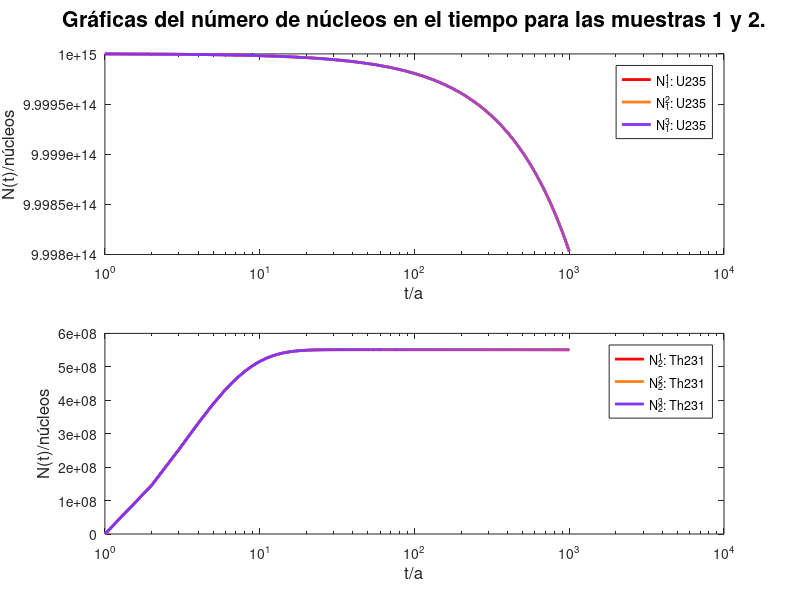
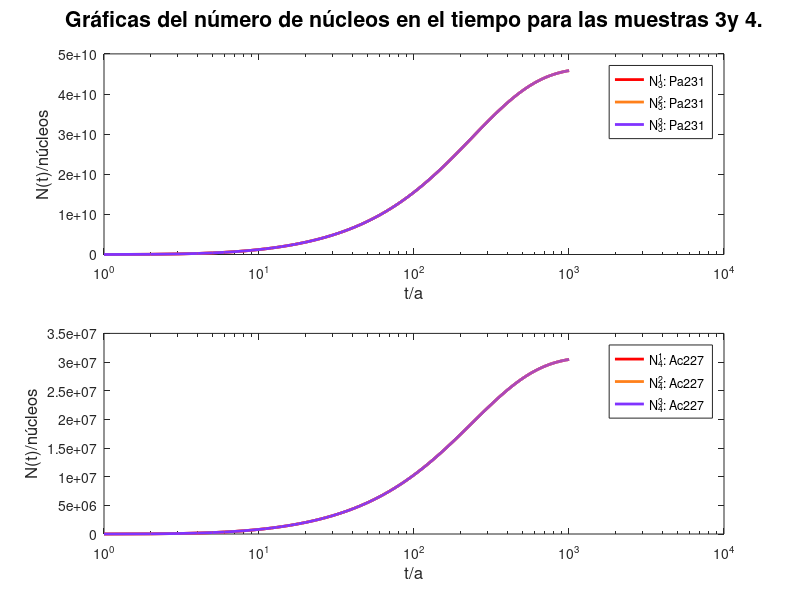
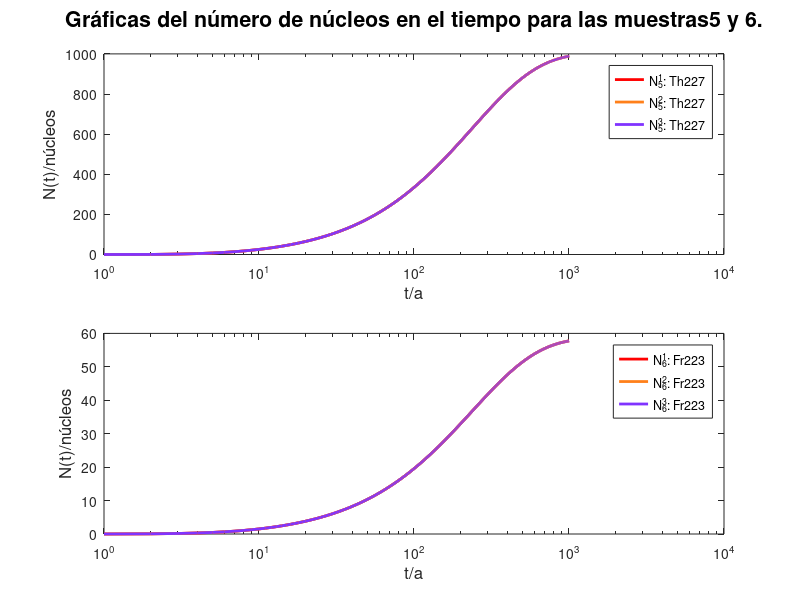
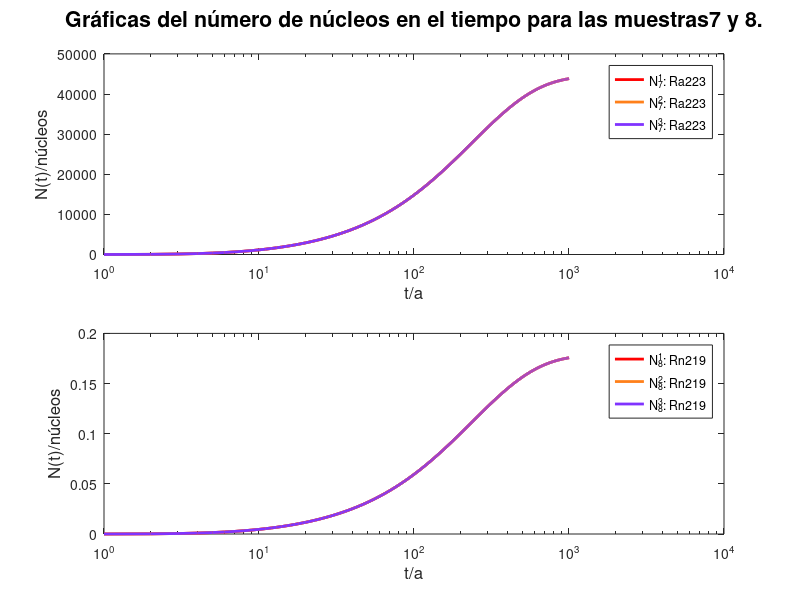

Write MATLAB code to recreate these figures, in order.
clear
clc
format longe;

%tiempo0 = clock();
#Definase la matriz M
lambda=[9.846e-10, 1.786e-3, 2.116e-5, 3.184e-2, 1.353e+1, 1.656e+4, 2.213e+1, 5.520e+6, 1.227e+10, 1.009e+4, 2.186e+11, 1.702e+5, 4.236e+7, 7.638e+4, 0];

#Las fracciones de desintegración para los canales alfa y beta en las etapas de
#desintegración correspondientes al Actinio 227, Polonio 2015 y Bismuto 211.
ratio=[0.013800, 0.98620, 0.9999977, 0.0000023, 0.99724, 0.00276];

#La matriz del sistema de ecuaciones de orden 15 está compuesto por el siguiente
#arreglo conformado por los valores del vector lambda y oportunamente incluyendo
#los del vector ratio
M=zeros(15,15);
M(1,1)=-lambda(1); M(2,2)=-lambda(2); M(3,3)=-lambda(3); M(4,4)=-lambda(4);
M(5,5)=-lambda(5); M(6,6)=-lambda(6); M(7,7)=-lambda(7); M(8,8)=-lambda(8);
M(9,9)=-lambda(9); M(10,10)=-lambda(10); M(11,11)=-lambda(11);
M(12,12)=-lambda(12); M(13,13)=-lambda(13); M(14,14)=-lambda(14);

M(2,1)=lambda(1); M(3,2)=lambda(2); M(4,3)=lambda(3); M(5,4)=ratio(1)*lambda(4);
M(6,4)=ratio(2)*lambda(4); M(7,5)=lambda(5); M(7,6)=lambda(6);
M(8,7)=lambda(7); M(9,8)=lambda(8); M(10,9)=ratio(3)*lambda(9);
M(11,9)=ratio(4)*lambda(9); M(12,10)=lambda(10); M(12,11)=lambda(11);
M(13,12)=ratio(5)*lambda(12); M(14,12)=ratio(6)*lambda(12); M(15,13)=lambda(13);
M(15,14)=lambda(14);

%El vector de transiciones
DeltaN = [[-1, 1, zeros(1, 13)]', [0, -1, 1, zeros(1, 12)]', [zeros(1, 2), -1, 1,zeros(1, 11)]', [zeros(1, 3), -1, 1, 1,zeros(1, 9)]',[zeros(1, 4), -1, 0, 1, zeros(1, 8)]', [zeros(1, 5), -1, 1, zeros(1, 8)]', [zeros(1, 6), -1, 1, zeros(1, 7)]', [zeros(1, 7), -1, 1, zeros(1, 6)]',[zeros(1, 8), -1, 1, 1, zeros(1, 4)]', [zeros(1, 9), -1, 0, 1, zeros(1, 3)]', [zeros(1, 10), -1, 1, zeros(1, 3)]', [zeros(1, 11), -1, 1, 1, 0]',[zeros(1, 12), -1, 0, 1]', [zeros(1, 13), -1, 1]', zeros(1, 15)'];

%La escala de tiempo
m = 1.0e3;
deltat = 2.0e2;

%El numero inicial de particulas: (7.2331e+03)*(1/238.03)*(6.022e+23)
%atomosu235 = (7.2331e+03)*(1/238.03)*(6.022e+23);
N0 = 1e+15;
N = [[N0, zeros(1,14)]', zeros(15, 1)];
N2 = [[N0, zeros(1,14)]', zeros(15, 1)];
N3 = [[N0, zeros(1,14)]', zeros(15, 1)];
DeltaW = zeros(15, 2);
DeltaW2 = zeros(15, 2);
DeltaW3 = zeros(15, 2);

%La matriz de evolucion del sistema
%La matriz de evolucion del sistema
for a = 1:m
  %Probabilidad de que la kesima sustancia se desintegre
  P(:, a) = (lambda(:).*N(:,a).*deltat)./(norm(lambda(:).*N(:,a).*deltat));
  P2(:, a) = (lambda(:).*N2(:,a).*deltat)./(norm(lambda(:).*N2(:,a).*deltat));
  P3(:, a) = (lambda(:).*N3(:,a).*deltat)./(norm(lambda(:).*N3(:,a).*deltat));

  Sigmat = zeros(15, 15);
  Sigmat2 = zeros(15, 15);
  Sigmat3 = zeros(15, 15);

  %Calculo de la covarianza matriz
  for k = 1:15
    Sigmat = Sigmat + P(k, a)*DeltaN(1:15, k)*DeltaN(1:15, k)';
    Sigmat2 = Sigmat2 + P2(k, a)*DeltaN(1:15, k)*DeltaN(1:15, k)';
    Sigmat3 = Sigmat3 + P3(k, a)*DeltaN(1:15, k)*DeltaN(1:15, k)';
  endfor
  [X, sigmat] = lu(Sigmat);
  [X, sigmat2] = lu(Sigmat2);
  [X, sigmat3] = lu(Sigmat3);

  Y1(:,a) = N(:, a) + sigmat*(DeltaW(:,2)-DeltaW(:,1));
  Y2(:,a) = N2(:, a) + sigmat2*(DeltaW2(:,2)-DeltaW2(:,1));
  Y3(:,a) = N3(:, a) + sigmat3*(DeltaW3(:,2)-DeltaW3(:,1));

  %Probabilidad de que la kesima sustancia se desintegre
  PY(:, a) = (lambda(:).*Y1(:,a).*deltat)./(norm(lambda(:).*Y1(:,a).*deltat));
  PY2(:, a) = (lambda(:).*Y2(:,a).*deltat)./(norm(lambda(:).*Y2(:,a).*deltat));
  PY3(:, a) = (lambda(:).*Y3(:,a).*deltat)./(norm(lambda(:).*Y3(:,a).*deltat));

  SigmatY = zeros(15, 15);
  SigmatY2 = zeros(15, 15);
  SigmatY3 = zeros(15, 15);

  %Calculo de la covarianza matriz
  for k = 1:15
    SigmatY = SigmatY + PY(k, a)*DeltaN(1:15, k)*DeltaN(1:15, k)';
    SigmatY2 = SigmatY2 + PY2(k, a)*DeltaN(1:15, k)*DeltaN(1:15, k)';
    SigmatY3 = SigmatY3 + PY3(k, a)*DeltaN(1:15, k)*DeltaN(1:15, k)';
  endfor

  [X, sigmatY] = lu(SigmatY);
  [X, sigmatY2] = lu(Sigmat2);
  [X, sigmatY3] = lu(Sigmat3);

  %El ruido blanco
N(:,a+1)=pinv(eye(15)-deltat*M)*(N(:,a)+sigmat*(DeltaW(:,2)-DeltaW(:,1))*deltat+0.5*(sigmatY-sigmat)*(((DeltaW(:,2)-DeltaW(:,1))/sqrt(deltat))'*((DeltaW(:,2)-DeltaW(:,1))/sqrt(deltat))-1)*(ones(15,1))*deltat);
  DeltaW(:, 1) = DeltaW(1:15, 2);
  DeltaW(:, 2) = sqrt(deltat)*rand(15,1);

N2(:,a+1)=pinv(eye(15)-deltat*M)*(N2(:,a)+sigmat2*(DeltaW2(:,2)-DeltaW2(:,1))*deltat+0.5*(sigmatY2-sigmat2)*(((DeltaW2(:,2)-DeltaW2(:,1))/sqrt(deltat))'*((DeltaW2(:,2)-DeltaW2(:,1))/sqrt(deltat))-1)*(ones(15,1))*deltat);
  DeltaW2(:, 1) = DeltaW2(1:15, 2);
  DeltaW2(:, 2) = sqrt(deltat)*rand(15,1);

N3(:,a+1)=pinv(eye(15)-deltat*M)*(N3(:,a)+sigmat3*(DeltaW3(:,2)-DeltaW3(:,1))*deltat+0.5*(sigmatY3-sigmat3)*(((DeltaW3(:,2)-DeltaW3(:,1))/sqrt(deltat))'*((DeltaW3(:,2)-DeltaW3(:,1))/sqrt(deltat))-1)*(ones(15,1))*deltat);
  DeltaW3(:, 1) = DeltaW3(1:15, 2);
  DeltaW3(:, 2) = sqrt(deltat)*rand(15,1);
endfor
%
%Figura 1
figure(1,"position",[0, 0, 1200, 1000])
subplot(2,1,1)
semilogx(N(1, :),'Color', [1 0 0],'LineWidth', 2);
hold on;
semilogx(N2(1, :), 'Color', [1 0.5 0.1], 'LineWidth', 2);
semilogx(N3(1, :), 'Color', [0.5 0.2 1], 'LineWidth', 2);
%semilogx(nucleo1, 'Color', [0 0 0], 'LineWidth', 2)
hold off;
xlabel('t/a', 'fontsize', 12)
ylabel('N(t)/núcleos', 'fontsize', 12)
legend('N^{1}_{1}: U235', 'N^{2}_{1}: U235', 'N^{3}_{1}: U235', 'Control')

%
subplot(2,1,2)
semilogx(N(2, :), 'Color', [1 0 0], 'LineWidth', 2)
hold on;
semilogx(N2(2, :), 'Color', [1 0.5 0.1], 'LineWidth', 2);
semilogx(N3(2, :), 'Color', [0.5 0.2 1], 'LineWidth', 2);
%semilogx(nucleo2, 'Color', [0 0 0], 'LineWidth', 2)
hold off;
xlabel('t/a', 'fontsize', 12)
ylabel('N(t)/núcleos', 'fontsize', 12)
legend('N^{1}_{2}: Th231', 'N^{2}_{2}: Th231', 'N^{3}_{2}: Th231', 'Control')
figure1 = axes('visible', 'off', 'title', 'Gráficas del número de núcleos en el tiempo para las muestras 1 y 2.', 'fontsize', 14);

%Figura 2
figure(2,"position",[0, 0, 1200, 1000])
subplot(2,1,1)
semilogx(N(3, :),'Color', [1 0 0],'LineWidth', 2);
hold on;
semilogx(N2(3, :), 'Color', [1 0.5 0.1], 'LineWidth', 2);
semilogx(N3(3, :), 'Color', [0.5 0.2 1], 'LineWidth', 2);
%semilogx(nucleo3, 'Color', [0 0 0], 'LineWidth', 2)
hold off;
xlabel('t/a', 'fontsize', 12)
ylabel('N(t)/núcleos', 'fontsize', 12)
legend('N^{1}_{3}: Pa231', 'N^{2}_{3}: Pa231', 'N^{3}_{3}: Pa231', 'Control')

%
subplot(2,1,2)
semilogx(N(4, :), 'Color', [1 0 0], 'LineWidth', 2)
hold on;
semilogx(N2(4, :), 'Color', [1 0.5 0.1], 'LineWidth', 2);
semilogx(N3(4, :), 'Color', [0.5 0.2 1], 'LineWidth', 2);
%semilogx(nucleo4, 'Color', [0 0 0], 'LineWidth', 2)
hold off;
xlabel('t/a', 'fontsize', 12)
ylabel('N(t)/núcleos', 'fontsize', 12)
legend('N^{1}_{4}: Ac227', 'N^{2}_{4}: Ac227', 'N^{3}_{4}: Ac227', 'Control')
figure1 = axes('visible', 'off', 'title', 'Gráficas del número de núcleos en el tiempo para las muestras 3y 4.', 'fontsize', 14);

%Figura 3
figure(3,"position",[0, 0, 1200, 1000])
subplot(2,1,1)
semilogx(N(5, :),'Color', [1 0 0],'LineWidth', 2);
hold on;
semilogx(N2(5, :), 'Color', [1 0.5 0.1], 'LineWidth', 2);
semilogx(N3(5, :), 'Color', [0.5 0.2 1], 'LineWidth', 2);
%semilogx(nucleo5, 'Color', [0 0 0], 'LineWidth', 2)
hold off;
xlabel('t/a', 'fontsize', 12)
ylabel('N(t)/núcleos', 'fontsize', 12)
legend('N^{1}_{5}: Th227', 'N^{2}_{5}: Th227', 'N^{3}_{5}: Th227', 'Control')

%
subplot(2,1,2)
semilogx(N(6, :), 'Color', [1 0 0], 'LineWidth', 2)
hold on;
semilogx(N2(6, :), 'Color', [1 0.5 0.1], 'LineWidth', 2);
semilogx(N3(6, :), 'Color', [0.5 0.2 1], 'LineWidth', 2);
%semilogx(nucleo6, 'Color', [0 0 0], 'LineWidth', 2)
hold off;
xlabel('t/a', 'fontsize', 12)
ylabel('N(t)/núcleos', 'fontsize', 12)
legend('N^{1}_{6}: Fr223', 'N^{2}_{6}: Fr223', 'N^{3}_{6}: Fr223')
figure1 = axes('visible', 'off', 'title', 'Gráficas del número de núcleos en el tiempo para las muestras5 y 6.', 'fontsize', 14);

%Figura 4
figure(4,"position",[0, 0, 1200, 1000])
subplot(2,1,1)
semilogx(N(7, :),'Color', [1 0 0],'LineWidth', 2);
hold on;
semilogx(N2(7, :), 'Color', [1 0.5 0.1], 'LineWidth', 2);
semilogx(N3(7, :), 'Color', [0.5 0.2 1], 'LineWidth', 2);
%semilogx(nucleo7, 'Color', [0 0 0], 'LineWidth', 2)
hold off;
xlabel('t/a', 'fontsize', 12)
ylabel('N(t)/núcleos', 'fontsize', 12)
legend('N^{1}_{7}: Ra223', 'N^{2}_{7}: Ra223', 'N^{3}_{7}: Ra223', 'Control')

%
subplot(2,1,2)
semilogx(N(8, :), 'Color', [1 0 0], 'LineWidth', 2)
hold on;
semilogx(N2(8, :), 'Color', [1 0.5 0.1], 'LineWidth', 2);
semilogx(N3(8, :), 'Color', [0.5 0.2 1], 'LineWidth', 2);
%semilogx(nucleo8, 'Color', [0 0 0], 'LineWidth', 2)
hold off;
xlabel('t/a', 'fontsize', 12)
ylabel('N(t)/núcleos', 'fontsize', 12)
legend('N^{1}_{8}: Rn219', 'N^{2}_{8}: Rn219', 'N^{3}_{8}: Rn219', 'Control')
figure1 = axes('visible', 'off', 'title', 'Gráficas del número de núcleos en el tiempo para las muestras7 y 8.', 'fontsize', 14);

%Figura 5
figure(5,"position",[0, 0, 1200, 1000])
subplot(2,1,1)
semilogx(N(9, :),'Color', [1 0 0],'LineWidth', 2);
hold on;
semilogx(N2(9, :), 'Color', [1 0.5 0.1], 'LineWidth', 2);
semilogx(N3(9, :), 'Color', [0.5 0.2 1], 'LineWidth', 2);
%semilogx(nucleo9, 'Color', [0 0 0], 'LineWidth', 2)
hold off;
xlabel('t/a', 'fontsize', 12)
ylabel('N(t)/núcleos', 'fontsize', 12)
legend('N^{1}_{9}: Po215', 'N^{2}_{9}: Po215', 'N^{3}_{9}: Po215', 'Control')

%
subplot(2,1,2)
semilogx(N(10, :), 'Color', [1 0 0], 'LineWidth', 2)
hold on;
semilogx(N2(10, :), 'Color', [1 0.5 0.1], 'LineWidth', 2);
semilogx(N3(10, :), 'Color', [0.5 0.2 1], 'LineWidth', 2);
%semilogx(nucleo10, 'Color', [0 0 0], 'LineWidth', 2)
hold off;
xlabel('t/a', 'fontsize', 12)
ylabel('N(t)/núcleos', 'fontsize', 12)
legend('N^{1}_{10}: Pb211', 'N^{2}_{10}: Pb211', 'N^{3}_{10}: Pb211', 'Control')
figure1 = axes('visible', 'off', 'title', 'Gráficas del número de núcleos en el tiempo para las muestras9 y 10.', 'fontsize', 14);

%Figura 6
figure(6,"position",[0, 0, 1200, 1000])
subplot(2,1,1)
semilogx(N(11, :),'Color', [1 0 0],'LineWidth', 2);
hold on;
semilogx(N2(11, :), 'Color', [1 0.5 0.1], 'LineWidth', 2);
semilogx(N3(11, :), 'Color', [0.5 0.2 1], 'LineWidth', 2);
%semilogx(nucleo11, 'Color', [0 0 0], 'LineWidth', 2)
hold off;
xlabel('t/a', 'fontsize', 12)
ylabel('N(t)/núcleos', 'fontsize', 12)
legend('N^{1}_{11}: At215', 'N^{2}_{11}: At215', 'N^{3}_{11}: At215', 'Control')

%
subplot(2,1,2)
semilogx(N(12, :), 'Color', [1 0 0], 'LineWidth', 2)
hold on;
semilogx(N2(12,:), 'Color', [1 0.5 0.1], 'LineWidth', 2);
semilogx(N3(12,:), 'Color', [0.5 0.2 1], 'LineWidth', 2);
%semilogx(nucleo12, 'Color', [0 0 0], 'LineWidth', 2)
hold off;
xlabel('t/a', 'fontsize', 12)
ylabel('N(t)/núcleos', 'fontsize', 12)
legend('N^{1}_{12}: Bi211', 'N^{2}_{12}: Bi211', 'N^{3}_{12}: Bi211', 'Control')
figure1 = axes('visible', 'off', 'title', 'Gráficas del número de núcleos en el tiempo para las muestras 11 y 12.', 'fontsize', 14);

%Figura 7
figure(7,"position",[0, 0, 1200, 1000])
subplot(2,1,1)
semilogx(N(13, :),'Color', [1 0 0],'LineWidth', 2);
hold on;
semilogx(N2(13, :), 'Color', [1 0.5 0.1], 'LineWidth', 2);
semilogx(N3(13, :), 'Color', [0.5 0.2 1], 'LineWidth', 2);
%semilogx(nucleo13, 'Color', [0 0 0], 'LineWidth', 2)
hold off;
xlabel('t/a', 'fontsize', 12)
ylabel('N(t)/núcleos', 'fontsize', 12)
legend('N^{1}_{13}: Po211', 'N^{2}_{13}: Po211', 'N^{3}_{13}: Po211', 'Control')

%
subplot(2,1,2)
semilogx(N(14, :), 'Color', [1 0 0], 'LineWidth', 2)
hold on;
semilogx(N2(14, :), 'Color', [1 0.5 0.1], 'LineWidth', 2);
semilogx(N3(14, :), 'Color', [0.5 0.2 1], 'LineWidth', 2);
%semilogx(nucleo14, 'Color', [0 0 0], 'LineWidth', 2)
hold off;
xlabel('t/a', 'fontsize', 12)
ylabel('N(t)/núcleos', 'fontsize', 12)
legend('N^{1}_{14}: Tl207', 'N^{2}_{14}: Tl207', 'N^{3}_{14}: Tl207', 'Control')
figure1 = axes('visible', 'off', 'title', 'Gráficas del número de núcleos en el tiempo para las muestras 13 y 14.', 'fontsize', 14);

%Figura 8
figure(8,"position",[0, 0, 1200, 1000])
semilogx(N(15, :),'Color', [1 0 0],'LineWidth', 2);
hold on;
semilogx(N2(15, :), 'Color', [1 0.5 0.1], 'LineWidth', 2);
semilogx(N3(15, :), 'Color', [0.5 0.2 1], 'LineWidth', 2);
%semilogx(nucleo15, 'Color', [0 0 0], 'LineWidth', 2)
hold off;
xlabel('t/a', 'fontsize', 12)
ylabel('N(t)/núcleos', 'fontsize', 12)
legend('N^{1}_{15}: Pb207', 'N^{2}_{15}: Pb207', 'N^{3}_{15}: Pb207', 'Control')
figure1 = axes('visible', 'off', 'title', 'Gráficas del número de núcleos en el tiempo para lasmuestras 15.', 'fontsize', 14);
%
